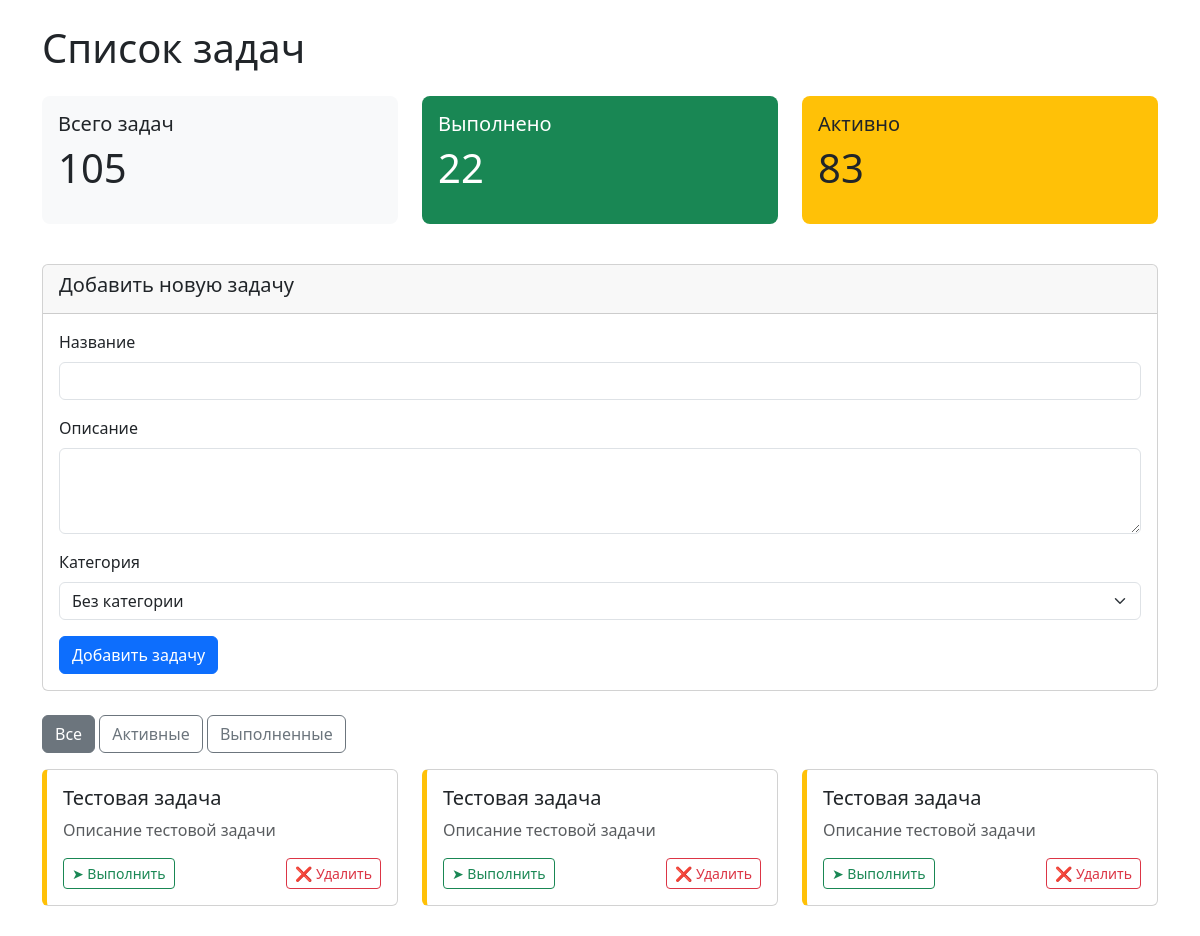
Before: / (upper part) with the older database file.
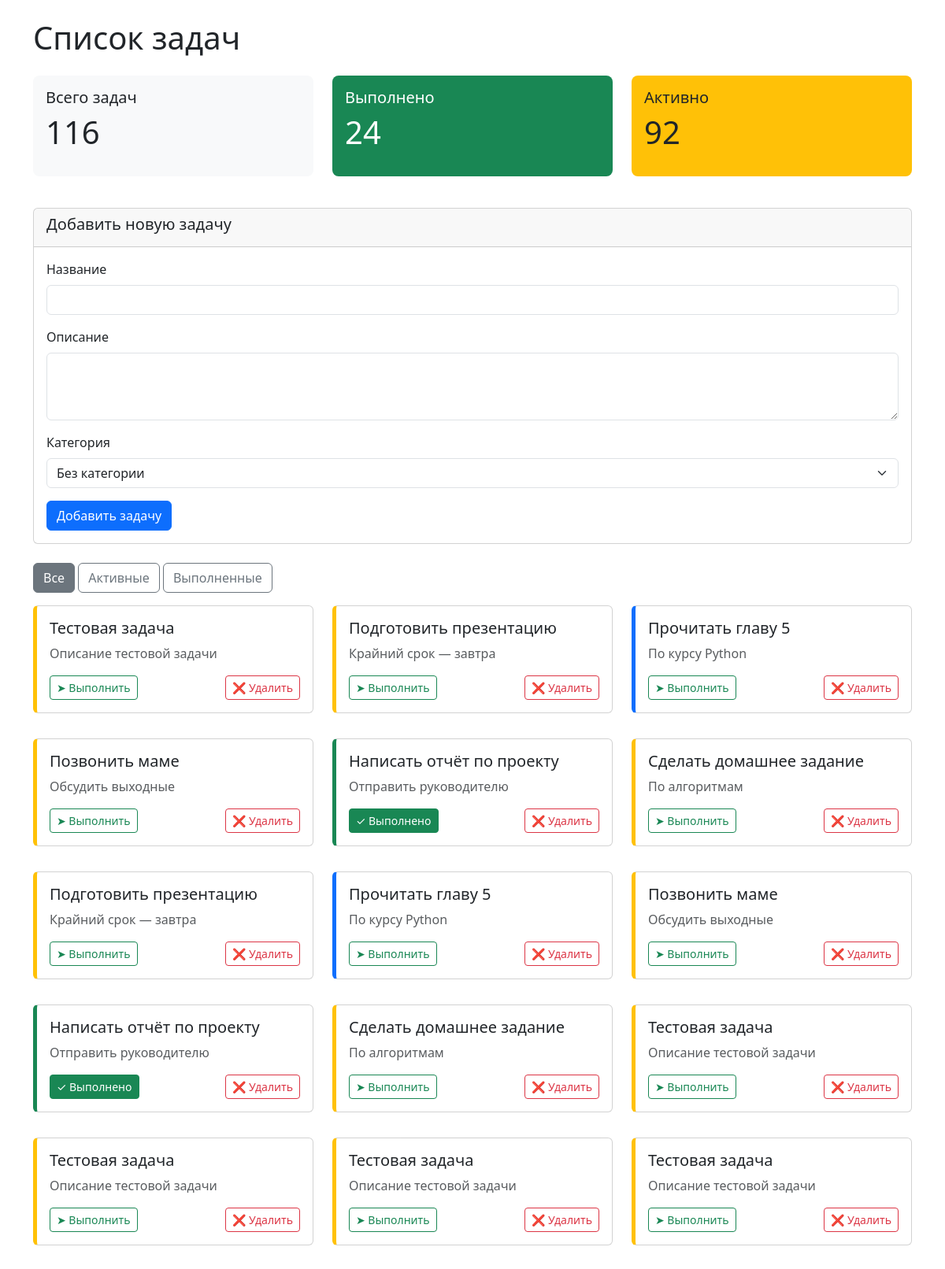
After: the same page with the newer database file.
### tables this page shows
CREATE TABLE tasks (
            id INTEGER PRIMARY KEY AUTOINCREMENT,
            title TEXT NOT NULL,
            description TEXT,
            category_id INTEGER,
            status TEXT DEFAULT 'pending',
            created_at TIMESTAMP DEFAULT CURRENT_TIMESTAMP,
            FOREIGN KEY (category_id) REFERENCES categories (id) ON DELETE SET NULL
        );

### src/backend/app.py (the view, shortened to what this page needs)
@app.route('/')
def index():
    conn = get_db_connection()
    filter_param = request.args.get('filter', 'all')
    categories = conn.execute("SELECT * FROM categories").fetchall()
    if filter_param == 'active':
        tasks = conn.execute("""
            SELECT t.id, t.title, t.description, t.status, t.created_at,
                   c.id as category_id, c.name as category_name
            FROM tasks t
            LEFT JOIN categories c ON t.category_id = c.id
            WHERE t.status != 'completed'
            ORDER BY t.created_at DESC
        """).fetchall()
    else:
        tasks = conn.execute("""
            SELECT t.id, t.title, t.description, t.status, t.created_at,
                   c.id as category_id, c.name as category_name
            FROM tasks t
            LEFT JOIN categories c ON t.category_id = c.id
            ORDER BY t.created_at DESC
        """).fetchall()
    total = len(tasks)
    completed = len([t for t in tasks if t['status'] == 'completed'])
    active = total - completed
    conn.close()
    return render_template(
        'tasks_list.html',
        tasks=tasks,
        categories=categories,
        total_tasks=total,
        completed_tasks=completed,
        active_tasks=active,
        filter=filter_param
    )

### src/backend/app.py (called while the page is built)
def get_db_connection():
    conn = sqlite3.connect(DATABASE_PATH)
    conn.row_factory = sqlite3.Row
    return conn

### src/backend/templates/tasks_list.html (shortened to what this page needs)
{% extends "base.html" %}
{% block header %}Список задач{% endblock %}
{% block content %}
    <div class="row mb-4">
        <div class="col-md-4">
            <div class="stat-box bg-light">
                <h5>Всего задач</h5>
                <p class="display-6">{{ total_tasks }}</p>
            </div>
        </div>
        <div class="col-md-4">
            <div class="stat-box bg-success text-white">
                <h5>Выполнено</h5>
                <p class="display-6">{{ completed_tasks }}</p>
            </div>
        </div>
        <div class="col-md-4">
            <div class="stat-box bg-warning">
                <h5>Активно</h5>
                <p class="display-6">{{ active_tasks }}</p>
            </div>
        </div>
    </div>
    <div class="card mb-4">
        <div class="card-header">
            <h5>Добавить новую задачу</h5>
        </div>
        <div class="card-body">
            <form method="POST" action="/tasks">
                <div class="mb-3">
                    <label for="title" class="form-label">Название</label>
                    <input type="text" class="form-control" id="title" name="title" required>
                </div>
                <div class="mb-3">
                    <label for="description" class="form-label">Описание</label>
                    <textarea class="form-control" id="description" name="description" rows="3"></textarea>
                </div>
                <div class="mb-3">
                    <label for="category_id" class="form-label">Категория</label>
                    <select class="form-select" id="category_id" name="category_id">
                        <option value="">Без категории</option>
                    </select>
                </div>
                <button type="submit" class="btn btn-primary">Добавить задачу</button>
            </form>
        </div>
    </div>
    <div class="mb-3">
        <a href="/" class="btn btn-outline-secondary {% if filter == 'all' %}active{% endif %}">Все</a>
        <a href="/?filter=active" class="btn btn-outline-secondary {% if filter == 'active' %}active{% endif %}">Активные</a>
        <a href="/?filter=completed" class="btn btn-outline-secondary {% if filter == 'completed' %}active{% endif %}">Выполненные</a>
    </div>
    <div class="row">
        {% for task in tasks %}
            <div class="col-md-6 col-lg-4 mb-3">
                <div class="card task-card status-{{ task.status }}">
                    <div class="card-body">
                        <h5 class="card-title">{{ task.title }}</h5>
                        {% if task.description %}
                            <p class="card-text text-muted">{{ task.description }}</p>
                        {% endif %}
                        <div class="mt-3 d-flex justify-content-between">
                            <form method="POST" action="/tasks/{{ task.id }}/toggle" style="display:inline;">
                                <button type="submit" class="btn btn-sm {% if task.status == 'completed' %}btn-success{% else %}btn-outline-success{% endif %}">
                                    {% if task.status == 'completed' %}✓ Выполнено{% else %}➤ Выполнить{% endif %}
                                </button>
                            </form>
                            <form method="POST" action="/tasks/{{ task.id }}/delete" style="display:inline;">
                                <button type="submit" class="btn btn-sm btn-outline-danger" onclick="return confirm('Удалить задачу?')">
                                    ❌ Удалить
                                </button>
                            </form>
                        </div>
                    </div>
                </div>
            </div>
        {% endfor %}
    </div>
{% endblock %}

### src/backend/templates/base.html (shortened to what this page needs)
<!DOCTYPE html>
<html lang="ru">
<head>
    <link href="https://cdn.jsdelivr.net/npm/bootstrap@5.3.0/dist/css/bootstrap.min.css" rel="stylesheet">
</head>
<body>
    <div class="container mt-4">
        <h1 class="mb-4">{% block header %}{% endblock %}</h1>
        {% block content %}{% endblock %}
    </div>
</body>
</html>

### src/backend/templates/base.html (style rules this page uses)
.task-card { margin-bottom: 1rem; border-left-width: 5px; }
.status-pending { border-left-color: #ffc107; }
.status-in_progress { border-left-color: #0d6efd; }
.status-completed { border-left-color: #198754; }
.stat-box { padding: 1rem; border-radius: 0.5rem; margin-bottom: 1rem; }

Changed rows visible on the page:
added tasks: title "Тестовая задача", description "Описание тестовой задачи", status "➤ Выполнить"
added tasks: title "Подготовить презентацию", description "Крайний срок — завтра", status "➤ Выполнить"
added tasks: title "Прочитать главу 5", description "По курсу Python", status "➤ Выполнить"
added tasks: title "Позвонить маме", description "Обсудить выходные", status "➤ Выполнить"
added tasks: title "Написать отчёт по проекту", description "Отправить руководителю", status "✓ Выполнено"
added tasks: title "Сделать домашнее задание", description "По алгоритмам", status "➤ Выполнить"
added tasks: title "Подготовить презентацию", description "Крайний срок — завтра", status "➤ Выполнить"
added tasks: title "Прочитать главу 5", description "По курсу Python", status "➤ Выполнить"
added tasks: title "Позвонить маме", description "Обсудить выходные", status "➤ Выполнить"
added tasks: title "Написать отчёт по проекту", description "Отправить руководителю", status "✓ Выполнено"
added tasks: title "Сделать домашнее задание", description "По алгоритмам", status "➤ Выполнить"
now on this page (row unchanged): tasks: title "Тестовая задача", description "Описание тестовой задачи", status "➤ Выполнить"
Other visible differences:
{{ total_tasks }}: "105" → "116"
{{ completed_tasks }}: "22" → "24"
{{ active_tasks }}: "83" → "92"
